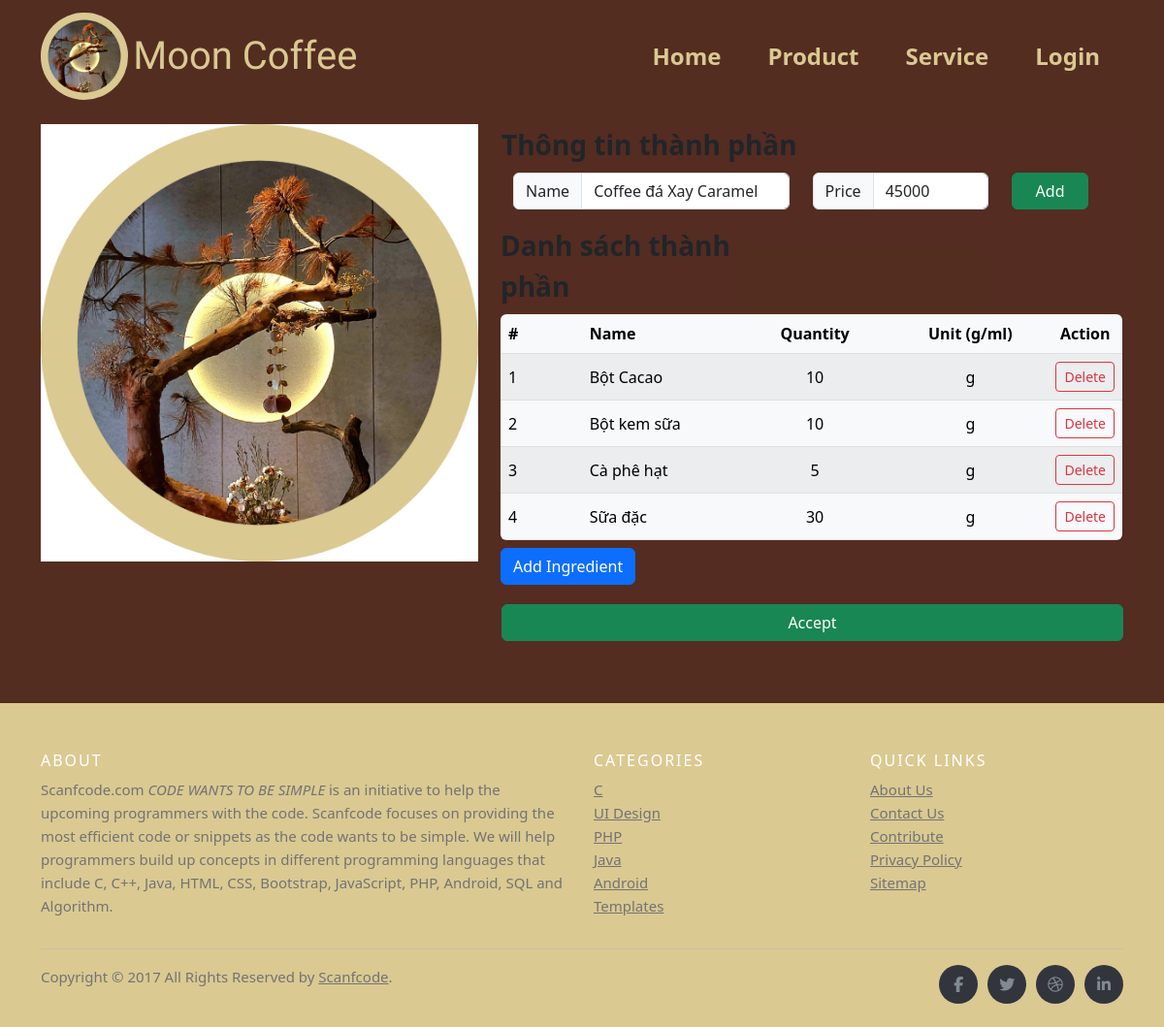
Screenshot of /admin/product_edit.php?p_id=191 with the database file from the repository.
### tables this page shows
CREATE TABLE `product` (
  `p_id` int(100) NOT NULL COMMENT 'id sản phẩm',
  `p_name` varchar(255) NOT NULL COMMENT 'tên sản phẩm ',
  `p_price` int(255) NOT NULL COMMENT 'giá sản phẩm'
);

CREATE TABLE `ingredient` (
  `i_id` int(100) NOT NULL,
  `Product_p_id` int(255) NOT NULL,
  `Ingredient_defaut_id_id` int(100) NOT NULL,
  `i_quantity` int(100) NOT NULL,
  `i_unit` enum('g','ml') NOT NULL
);

CREATE TABLE `ingredient_defaut` (
  `id_id` int(100) NOT NULL COMMENT 'Gốc Id',
  `id_name` varchar(255) DEFAULT NULL COMMENT 'Gốc tên',
  `id_import_quantity` int(255) DEFAULT NULL COMMENT 'Gốc số lượng nhập',
  `id_unit` enum('g','ml') DEFAULT NULL COMMENT 'Gốc đơn vị',
  `id_import_price` int(255) DEFAULT NULL COMMENT 'Gốc giá nhập'
);

### admin/product_edit.php (the view, shortened to what this page needs)
<!DOCTYPE html>
<html lang="en">
<head>
    <?php
    include("../system/head.php");
    include("../system/conn_db.php");
                    ?>
</head>
<body>
    <?php
    include("../system/header.php");
    if (isset($_GET["p_id"])) {
        $p_id = $_GET["p_id"];
    }
    $query_product = "SELECT p.* FROM product p  WHERE p.p_id = {$p_id}  LIMIT 0,1";
    $result_product = $mysqli->query($query_product);
    $product_row = $result_product->fetch_array();
    ?>
    <div class="container-lg pt-5">
        <nav aria-label="breadcrumb" class="d-flex">
            <a class="nav nav-item text-decoration-none text-muted mb-2" href="product.php" onclick="history.back();">
            </a>
        </nav>
        <div class="mt-5" id="shop-body">
            <div class="row">
                <div class="col-12 col-md-5 mb-3 mb-md-0 logo">
                    <img src='../img/logo.png' class="img-fluid rounded-25 float-start">
                </div>
                <div class="col-12 col-md-7 text-wrap rounded-3 mb-5" style="background-color: rgba(84, 45, 33,0.7);">
                    <div class="fs-3 mb-2 fw-bold col-6"> Thông tin thành phần</div>
                    <div class="row input-group m-0">
                        <form class="row" action="product_edit.php" method="POST">
                            <div class="col-6">
                                <div class="input-group mb-3">
                                    <span class="input-group-text" id="inputGroup-sizing-default">Name</span>
                                    <input name="p_name" type="text" class="form-control"
                                        aria-label="Sizing example input" aria-describedby="inputGroup-sizing-default"
                                        value="<?php echo $product_row["p_name"] ?>" required>
                                </div>
                            </div>
                            <div class="col-4">
                                <div class="input-group mb-3">
                                    <span class="input-group-text" id="inputGroup-sizing-default">Price</span>
                                    <input name="p_price" type="text" class="form-control"
                                        aria-label="Sizing example input" aria-describedby="inputGroup-sizing-default"
                                        value="<?php echo $product_row["p_price"] ?>" required>
                                </div>
                            </div>
                            <div class="col-2">
                                <button type="submit" name="edit_cfm" class="btn btn-success w-100" >Add</button>
                            </div>
                        </form>
                        <br>
                        <form action="product_edit.php" method="POST" class="mt-0 p-0">
                            <div class="row">
                                <div class="fs-3 mb-2 fw-bold col-6"> Danh sách thành phần</div>
                                <div class="form-amount text-end col-6">
                                </div>
                            </div>
                                <table
                                    class="table rounded-2 table-light table-striped table-hover align-middle caption-top mb-2" style=" display: inline-block;  height: 233px;  overflow-y: scroll; ">
                                    <thead class="bg-light sticky-top" style="z-index: 1;">
                                        <tr>
                                            <th scope="col-1">#</th>
                                            <th class="col-3">Name</th>
                                            <th class="col-3 text-center">Quantity</th>
                                            <th class="col-3 text-center">Unit (g/ml)</th>
                                            <th class="col-1 text-center">Action</th>
                                        </tr>
                                    </thead>
                                    <tbody>
                                        <?php
                                        $query_ingredient = "SELECT i.*, id.* FROM ingredient i, ingredient_defaut id  WHERE Product_p_id = {$p_id} AND id.id_id = Ingredient_defaut_id_id GROUP BY id.id_name ASC";
                                        $result_ingredient = $mysqli->query($query_ingredient);
                                        ?>
                                        <?php $i = 1;
                                        ?>
                                        <?php
                                        while ($ingredient_row = $result_ingredient->fetch_array()) { ?>
                                            <tr>
                                                <td>
                                                    <?php echo $i++; ?>
                                                </td>
                                                <td class="w-25">
                                                    <?php echo $ingredient_row["id_name"]; ?>
                                                </td>
                                                <td class="text-center">
                                                    <?php echo $ingredient_row["i_quantity"]; ?>
                                                </td>
                                                <td class="text-center">
                                                    <?php echo $ingredient_row["id_unit"]; ?>
                                                </td>
                                                <td>
                                                    <a href="product_delete.php?i_id=<?php echo $ingredient_row["i_id"] ?>&p_id=<?= $p_id ?>&value=2"
                                                        type="submit" name="delete_cfm"
                                                        class="btn btn-sm btn-outline-danger w-100 z-0" >Delete</a>
                                                </td>
                                            </tr>
                                        <?php } ?>
                                    </tbody>
                                </table>
                            <p>
                                <button class="btn btn-primary" type="button" data-bs-toggle="collapse"
                                    data-bs-target="#collapseExample" aria-expanded="false"
                                    aria-controls="collapseExample">
                                    Add Ingredient
                                </button>
                            </p>
                        </form>
                    </div>
                    <a href="product.php" class="btn btn-success mt-1 w-100 mb-3" name="edit_product_cfm"
                        type="submit">Accept</a>
                </div>
            </div>
        </div>
    </div>
    <?php
    include("../system/footer.php");
    ?>
</body>
</html>

### css/style.css (style rules this page uses)
body { background-color: #542D21; }

### rows the page displays
product: p_name "Coffee đá Xay Caramel", p_price "45000"
ingredient: Ingredient_defaut_id.id_name "Bột Cacao", i_quantity "10", Ingredient_defaut_id.id_unit "g"
ingredient: Ingredient_defaut_id.id_name "Bột kem sữa", i_quantity "10", Ingredient_defaut_id.id_unit "g"
ingredient: Ingredient_defaut_id.id_name "Cà phê hạt", i_quantity "5", Ingredient_defaut_id.id_unit "g"
ingredient: Ingredient_defaut_id.id_name "Sữa đặc", i_quantity "30", Ingredient_defaut_id.id_unit "g"
